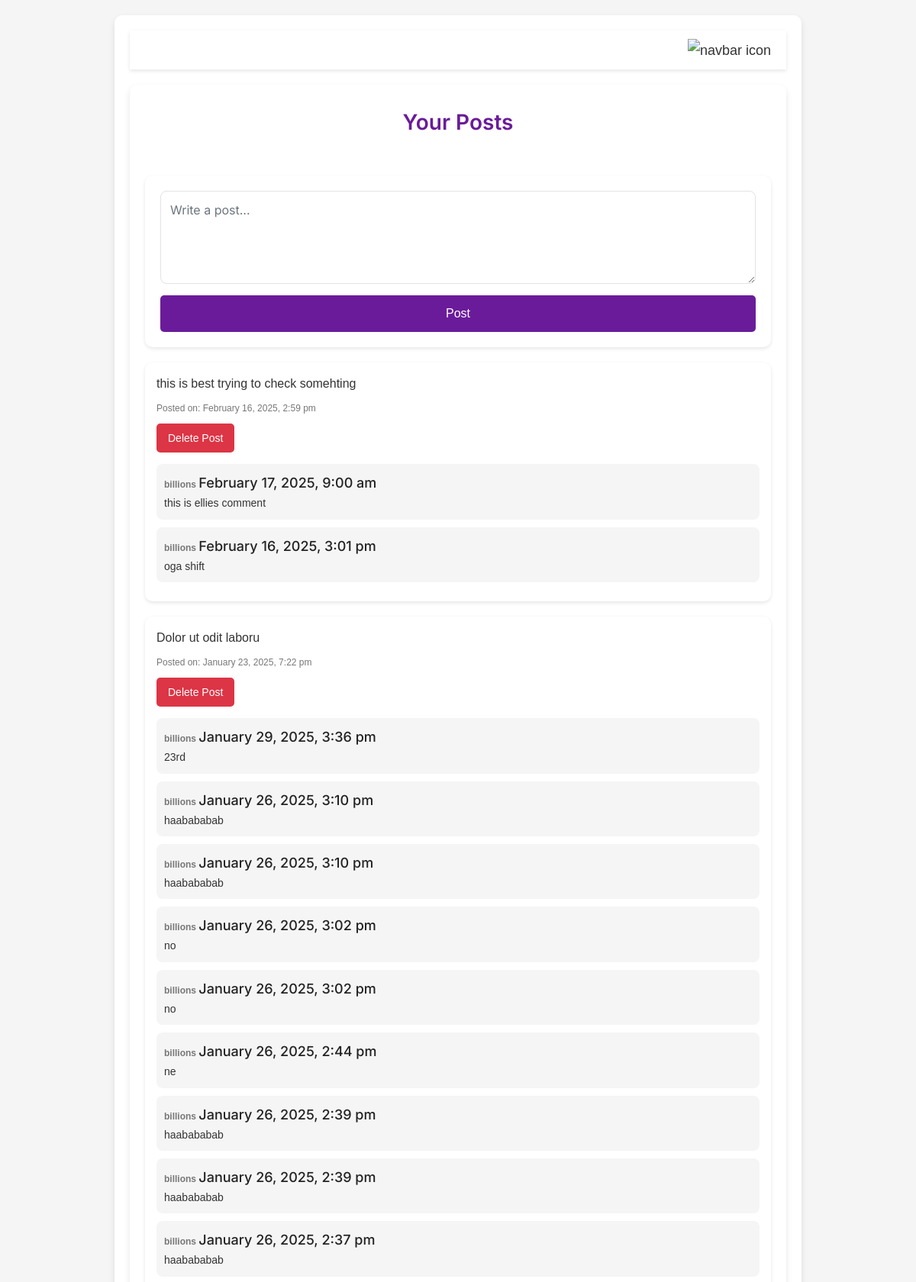
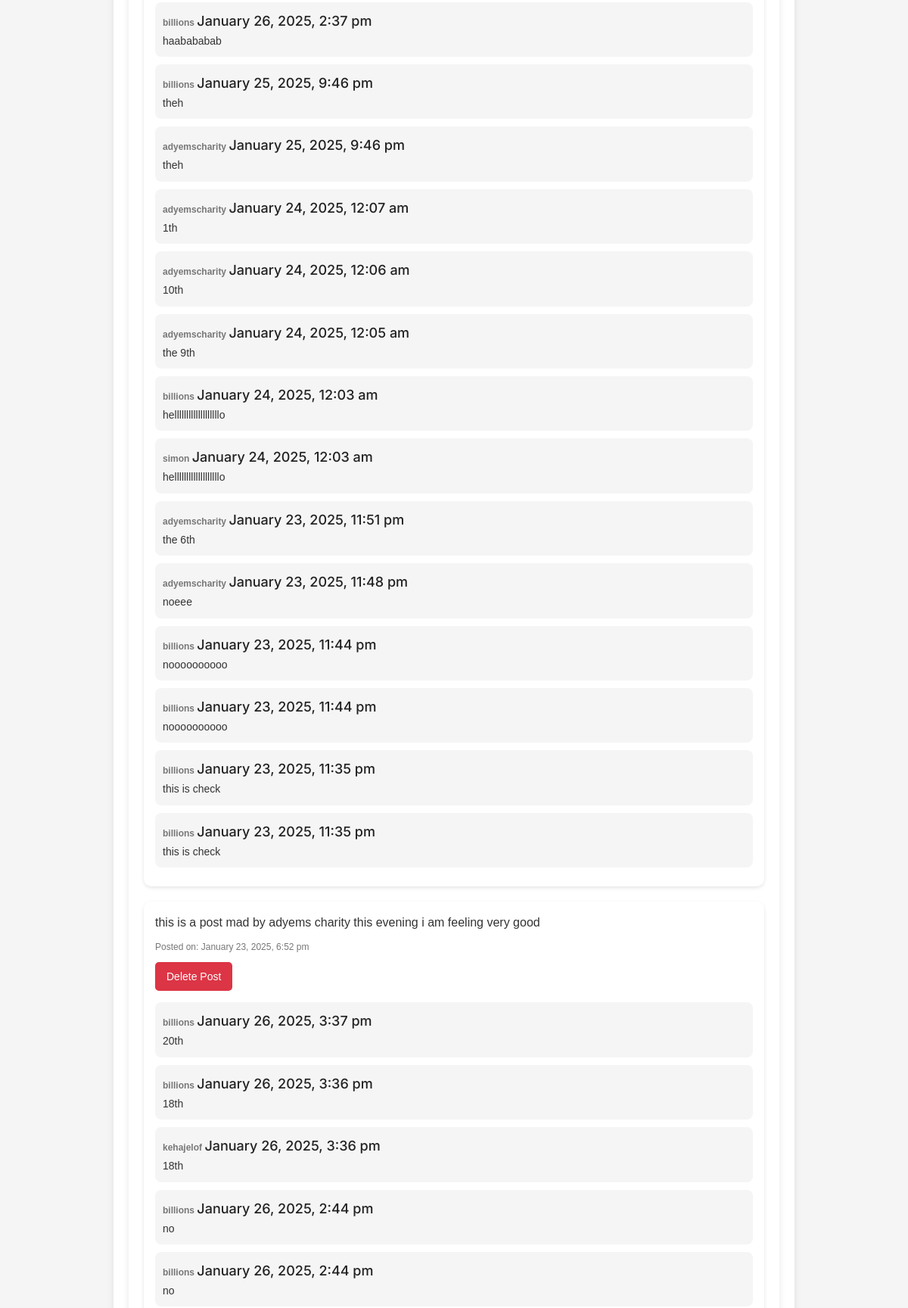
The page /dashboard/notifications.php (signed in, upper part) on the database its author committed (2 pictures, top to bottom).
### tables this page shows
CREATE TABLE `posts` (
  `post_id` int(11) NOT NULL,
  `user_id` int(11) NOT NULL,
  `post_content` text DEFAULT NULL,
  `media_url` varchar(255) DEFAULT NULL,
  `media_type` enum('image','video','none') DEFAULT 'none',
  `created_at` timestamp NOT NULL DEFAULT current_timestamp(),
  `updated_at` timestamp NOT NULL DEFAULT current_timestamp() ON UPDATE current_timestamp(),
  `view_count` int(11) DEFAULT 0
);

CREATE TABLE `comments` (
  `comment_id` int(11) NOT NULL,
  `post_id` int(11) NOT NULL,
  `user_id` int(11) NOT NULL,
  `comment_text` text NOT NULL,
  `created_at` timestamp NOT NULL DEFAULT current_timestamp()
);

CREATE TABLE `users` (
  `id` int(11) NOT NULL,
  `username` varchar(255) NOT NULL,
  `email` varchar(255) NOT NULL,
  `password` varchar(255) NOT NULL,
  `profile_picture` varchar(255) DEFAULT NULL,
  `created_at` timestamp NOT NULL DEFAULT current_timestamp(),
  `address` varchar(255) DEFAULT NULL,
  `department` varchar(255) DEFAULT NULL,
  `faculty` varchar(255) DEFAULT NULL,
  `level` varchar(255) DEFAULT NULL,
  `id_number` varchar(50) DEFAULT NULL,
  `phone_number` varchar(50) DEFAULT NULL,
  `stays_in_hostel` enum('Yes','No') DEFAULT NULL,
  `about_me` text DEFAULT NULL,
  `full_name` varchar(255) DEFAULT NULL,
  `interests` text DEFAULT NULL,
  `relationship_status` enum('Single','Married','In a relationship','It''s complicated','Divorced','Widowed') DEFAULT NULL,
  `gender` varchar(10) DEFAULT NULL,
  `account_name` varchar(255) NOT NULL,
  `account_number` varchar(255) NOT NULL,
  `bank_name` varchar(255) NOT NULL,
  `verified` tinyint(1) DEFAULT 0,
  `club` varchar(255) NOT NULL,
  `first_time` tinyint(1) DEFAULT 1
);

### dashboard/notifications.php (the view, shortened to what this page needs)
<?php
include("db_connection.php");
$user_id = $_SESSION['user_id'];
$sql_posts = "SELECT post_id, user_id, post_content, created_at FROM posts WHERE user_id = ? ORDER BY created_at DESC";
$stmt_posts = $conn->prepare($sql_posts);
$stmt_posts->bind_param("i", $user_id);
$stmt_posts->execute();
$posts_result = $stmt_posts->get_result();
?>
<!DOCTYPE html>
<html lang="en">
<head>
    <link rel="stylesheet" href="css/style.css">
    <link rel="stylesheet" href="https://cdnjs.cloudflare.com/ajax/libs/font-awesome/6.0.0-beta3/css/all.min.css">
</head>
<body>
    <div class="container">
    <nav>
        <ul>
            <li class="nav-item">
                <a href="notifications.php" class="nav-link">
                    <div class="menu-user-image">
                        <img src="assets/images/icons/navbar/notification.png" alt="navbar icon" style="width: 24px;">
                    </div>
                </a>
            </li>
        </ul>
    </nav>
    <div class="container">
        <h1>Your Posts</h1>
        <div class="post-form">
            <form action="" method="POST" enctype="multipart/form-data">
                <textarea name="post_content" rows="4" placeholder="Write a post..." class="form-control" required></textarea>
                <button type="submit" class="btn">Post</button>
            </form>
        </div>
        <?php if ($posts_result->num_rows === 0): ?>
            <p class="no-content">You haven’t created any posts yet.</p>
        <?php else: ?>
            <?php while ($post = $posts_result->fetch_assoc()): ?>
                <div class="post">
                    <div class="post-content"><?php echo nl2br(htmlspecialchars($post['post_content'])); ?></div>
                    <div class="post-meta">Posted on: <?php echo date('F j, Y, g:i a', strtotime($post['created_at'])); ?></div>
                    <form action="" method="POST" onsubmit="return confirm('Are you sure you want to delete this post?');">
                        <button type="submit" class="delete-btn">Delete Post</button>
                    </form>
                    <?php
                    $sql_comments = "SELECT c.comment_id, c.comment_text, c.created_at, u.username AS commenter_username
                                     FROM comments c
                                     JOIN users u ON c.user_id = u.id
                                     WHERE c.post_id = ? ORDER BY c.created_at DESC";
                    $stmt_comments = $conn->prepare($sql_comments);
                    $stmt_comments->bind_param("i", $post['post_id']);
                    $stmt_comments->execute();
                    $comments_result = $stmt_comments->get_result();
                    ?>
                    <div class="comments-section">
                        <?php if ($comments_result->num_rows > 0): ?>
                            <?php while ($comment = $comments_result->fetch_assoc()): ?>
                                <div class="comment">
                                    <div class="comment-meta">
                                        <strong><?php echo htmlspecialchars($comment['commenter_username']); ?></strong>
                                        <span><?php echo date('F j, Y, g:i a', strtotime($comment['created_at'])); ?></span>
                                    </div>
                                    <div class="comment-text"><?php echo nl2br(htmlspecialchars($comment['comment_text'])); ?></div>
                                </div>
                            <?php endwhile; ?>
                        <?php else: ?>
                            <p class="no-content">No comments yet.</p>
                        <?php endif; ?>
                    </div>
                </div>
            <?php endwhile; ?>
        <?php endif; ?>
    </div>
</body>
</html>

### dashboard/css/style.css (style rules this page uses)
:root { --body-font: "Inter", sans-serif; --body-color: #F9FBFC; --primary-color: #A020F0; --secondary-color: #F3F3F3; --border-color: #E6E6E6; --border-1st-color: #E2E2E2; --border-2nd-color: #DBDBDB; --highlight-color: #FF4949; --highlight-2nd-color: #FFD3C6; --icon-color: #FFFFFF; --icon-2nd-color: #D9D9D9; --heading-1st-color: #444444; --para-1st-color: #888888; --para-2nd-color: #222222; --para-3rd-color: #888888; --para-4th-color: #00A469; --para-5th-color: #666666; --para-6th-color: #666666; --box-1st-color: #F3F3F3; --box-2nd-color: #F9FBFC; --btn-1st-color: #DDDDDD; --btn-2nd-color: #BDF8DB; --section-1st-color: #FFFFFF; --box-shadow: 0px 4px 26px rgba(222, 222, 222, 0.25); --box-2nd-shadow: 0px 4px 26px rgba(189, 189, 189, 0.25); }
html { scroll-behavior: smooth; }
body { font-family: var(--body-font); background-color: var(--body-color); font-size: 18px; line-height: 30px; padding: 0; margin: 0; font-weight: 400; overflow-x: hidden; }
h1, h2, h3, h4, h5, h6 { padding: 0; margin: 0; }
h1, h1 > a, h2, h2 > a, h3, h3 > a, h4, h4 > a, h5, h5 > a, h6, h6 > a, .heading, label { font-family: var(--body-font); color: var(--heading-1st-color); font-weight: 600; display: block; text-transform: capitalize; transition: all 0.3s; }
a { display: inline-block; }
a { text-decoration: none; outline: none; transition: 0.3s; }
img { max-width: 100%; height: auto; }
ul, ol { padding: 0; margin: 0; list-style: none; }
button { border: none; cursor: pointer; padding: 0; color: var(--para-1st-color); background-color: transparent; }
input, textarea { padding: 15px 20px; color: var(--para-1st-color); width: 100%; font-family: var(--body-font); outline-color: transparent; border-radius: 10px; font-size: 16px; background-color: var(--box-1st-color); border: 1px solid transparent; }
input::placeholder, textarea::placeholder { opacity: 0.5; color: #a6acd1; }
span { display: inline-block; }
h1, h1 > a { font-size: 76px; line-height: 98.8px; margin-top: -20px; }
a, p, span, li { margin: 0; font-family: var(--body-font); color: var(--para-2nd-color); font-size: 18px; font-weight: 500; line-height: 30px; }
li { font-size: inherit; }

### dashboard/notifications.php (style rules this page uses)
:root { --primary: #6a1b9a; --primary-dark: #4a148c; --secondary: #e3e3e3; --text: #333; --white: #fff; --light-bg: #f5f5f5; }
* { margin: 0; padding: 0; box-sizing: border-box; font-family: Arial, sans-serif; }
body { background: var(--light-bg); color: var(--text); line-height: 1.6; padding: 20px; }
nav { background: var(--white); padding: 10px 20px; box-shadow: 0 2px 5px rgba(0, 0, 0, 0.1); margin-bottom: 20px; }
nav ul { list-style: none; display: flex; justify-content: flex-end; align-items: center; gap: 20px; }
.nav-item { position: relative; }
.nav-link { text-decoration: none; color: var(--text); }
.container { max-width: 900px; margin: 0 auto; background: var(--white); border-radius: 10px; box-shadow: 0 4px 8px rgba(0, 0, 0, 0.1); padding: 20px; }
h1 { font-size: 28px; color: var(--primary); margin-bottom: 20px; text-align: center; }
.post-form { padding: 20px; border-radius: 10px; box-shadow: 0 2px 5px rgba(0, 0, 0, 0.1); margin-bottom: 20px; }
.form-control { width: 100%; padding: 12px; font-size: 16px; border-radius: 8px; border: 1px solid var(--secondary); margin-bottom: 15px; resize: vertical; }
.btn { padding: 12px 20px; background: var(--primary); color: var(--white); border: none; border-radius: 5px; cursor: pointer; width: 100%; font-size: 16px; transition: background 0.3s; }
.post { background: var(--white); padding: 15px; border-radius: 10px; box-shadow: 0 2px 5px rgba(0, 0, 0, 0.1); margin-bottom: 20px; }
.post-content { font-size: 16px; color: var(--text); margin-bottom: 10px; }
.post-meta { font-size: 12px; color: #777; margin-bottom: 10px; }
.delete-btn { padding: 8px 15px; background: #dc3545; color: var(--white); border: none; border-radius: 5px; cursor: pointer; font-size: 14px; transition: background 0.3s; }
.comments-section { margin-top: 15px; }
.comment { background: var(--light-bg); padding: 10px; border-radius: 8px; margin: 10px 0; }
.comment-meta { font-size: 12px; color: #777; }
.comment-text { font-size: 14px; color: var(--text); }

### rows shown on the page
posts: post_content "this is best trying to check somehting", created_at "February 16, 2025, 2:59 pm"
comments: user.username "billions", created_at "February 17, 2025, 9:00 am", comment_text "this is ellies comment"
comments: user.username "billions", created_at "February 16, 2025, 3:01 pm", comment_text "oga shift"
posts: post_content "Dolor ut odit laboru", created_at "January 23, 2025, 7:22 pm"
comments: user.username "billions", created_at "January 29, 2025, 3:36 pm", comment_text "23rd"
comments: user.username "billions", created_at "January 26, 2025, 3:10 pm", comment_text "haabababab"
comments: user.username "billions", created_at "January 26, 2025, 3:10 pm", comment_text "haabababab"
comments: user.username "billions", created_at "January 26, 2025, 3:02 pm", comment_text "no"
comments: user.username "billions", created_at "January 26, 2025, 3:02 pm", comment_text "no"
comments: user.username "billions", created_at "January 26, 2025, 2:44 pm", comment_text "ne"
comments: user.username "billions", created_at "January 26, 2025, 2:39 pm", comment_text "haabababab"
comments: user.username "billions", created_at "January 26, 2025, 2:39 pm", comment_text "haabababab"
comments: user.username "billions", created_at "January 26, 2025, 2:37 pm", comment_text "haabababab"
comments: user.username "billions", created_at "January 26, 2025, 2:37 pm", comment_text "haabababab"
comments: user.username "billions", created_at "January 25, 2025, 9:46 pm", comment_text "theh"
comments: user.username "adyemscharity", created_at "January 25, 2025, 9:46 pm", comment_text "theh"
comments: user.username "adyemscharity", created_at "January 24, 2025, 12:07 am", comment_text "1th"
comments: user.username "adyemscharity", created_at "January 24, 2025, 12:06 am", comment_text "10th"
comments: user.username "adyemscharity", created_at "January 24, 2025, 12:05 am", comment_text "the 9th"
comments: user.username "billions", created_at "January 24, 2025, 12:03 am", comment_text "helllllllllllllllllllo"
comments: user.username "simon", created_at "January 24, 2025, 12:03 am", comment_text "helllllllllllllllllllo"
comments: user.username "adyemscharity", created_at "January 23, 2025, 11:51 pm", comment_text "the 6th"
comments: user.username "adyemscharity", created_at "January 23, 2025, 11:48 pm", comment_text "noeee"
comments: user.username "billions", created_at "January 23, 2025, 11:44 pm", comment_text "noooooooooo"
comments: user.username "billions", created_at "January 23, 2025, 11:44 pm", comment_text "noooooooooo"
comments: user.username "billions", created_at "January 23, 2025, 11:35 pm", comment_text "this is check"
comments: user.username "billions", created_at "January 23, 2025, 11:35 pm", comment_text "this is check"
posts: post_content "this is a post mad by adyems charity this evening i am feeling very good", created_at "January 23, 2025, 6:52 pm"
comments: user.username "billions", created_at "January 26, 2025, 3:37 pm", comment_text "20th"
comments: user.username "billions", created_at "January 26, 2025, 3:36 pm", comment_text "18th"
comments: user.username "kehajelof", created_at "January 26, 2025, 3:36 pm", comment_text "18th"
comments: user.username "billions", created_at "January 26, 2025, 2:44 pm", comment_text "no"
comments: user.username "billions", created_at "January 26, 2025, 2:44 pm", comment_text "no"
